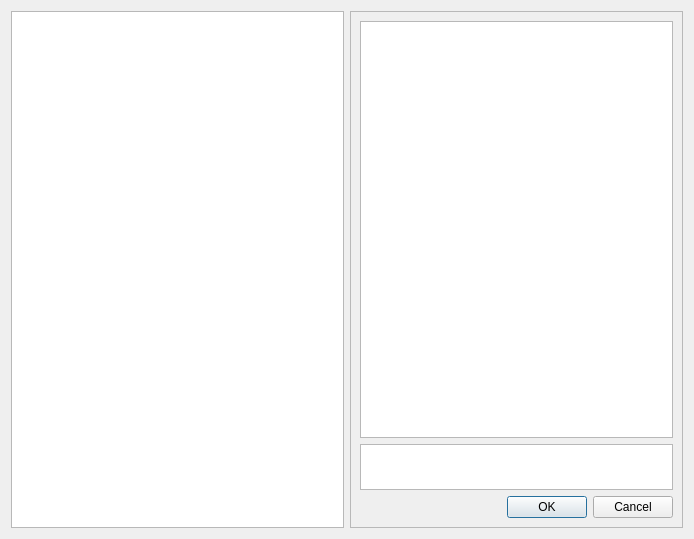
<?xml version="1.0" encoding="UTF-8"?>
<ui version="4.0">
 <class>AdminWindow</class>
 <widget class="QWidget" name="AdminWindow">
  <property name="geometry">
   <rect>
    <x>0</x>
    <y>0</y>
    <width>694</width>
    <height>539</height>
   </rect>
  </property>
  <property name="sizePolicy">
   <sizepolicy hsizetype="Preferred" vsizetype="MinimumExpanding">
    <horstretch>0</horstretch>
    <verstretch>0</verstretch>
   </sizepolicy>
  </property>
  <property name="windowTitle">
   <string>Administration</string>
  </property>
  <layout class="QVBoxLayout" name="verticalLayout_2">
   <item>
    <layout class="QHBoxLayout" name="horizontalLayout_2">
     <item>
      <widget class="QListView" name="listViewProblems">
       <property name="sizePolicy">
        <sizepolicy hsizetype="Expanding" vsizetype="Expanding">
         <horstretch>0</horstretch>
         <verstretch>0</verstretch>
        </sizepolicy>
       </property>
      </widget>
     </item>
     <item>
      <widget class="QScrollArea" name="scrollArea">
       <property name="sizePolicy">
        <sizepolicy hsizetype="MinimumExpanding" vsizetype="Expanding">
         <horstretch>0</horstretch>
         <verstretch>0</verstretch>
        </sizepolicy>
       </property>
       <property name="horizontalScrollBarPolicy">
        <enum>Qt::ScrollBarAlwaysOff</enum>
       </property>
       <property name="widgetResizable">
        <bool>true</bool>
       </property>
       <widget class="QWidget" name="scrollAreaWidgetContents">
        <property name="geometry">
         <rect>
          <x>0</x>
          <y>0</y>
          <width>332</width>
          <height>517</height>
         </rect>
        </property>
        <layout class="QVBoxLayout" name="verticalLayout">
         <item>
          <widget class="QPlainTextEdit" name="textEditProblem">
           <property name="sizePolicy">
            <sizepolicy hsizetype="Expanding" vsizetype="MinimumExpanding">
             <horstretch>0</horstretch>
             <verstretch>9</verstretch>
            </sizepolicy>
           </property>
           <property name="minimumSize">
            <size>
             <width>0</width>
             <height>30</height>
            </size>
           </property>
           <property name="verticalScrollBarPolicy">
            <enum>Qt::ScrollBarAsNeeded</enum>
           </property>
           <property name="horizontalScrollBarPolicy">
            <enum>Qt::ScrollBarAlwaysOff</enum>
           </property>
           <property name="sizeAdjustPolicy">
            <enum>QAbstractScrollArea::AdjustToContents</enum>
           </property>
          </widget>
         </item>
         <item>
          <widget class="QPlainTextEdit" name="textEditAnswer">
           <property name="sizePolicy">
            <sizepolicy hsizetype="Expanding" vsizetype="MinimumExpanding">
             <horstretch>0</horstretch>
             <verstretch>1</verstretch>
            </sizepolicy>
           </property>
           <property name="minimumSize">
            <size>
             <width>0</width>
             <height>30</height>
            </size>
           </property>
          </widget>
         </item>
         <item>
          <widget class="QDialogButtonBox" name="buttonBox">
           <property name="standardButtons">
            <set>QDialogButtonBox::Cancel|QDialogButtonBox::Ok</set>
           </property>
          </widget>
         </item>
        </layout>
       </widget>
      </widget>
     </item>
    </layout>
   </item>
  </layout>
 </widget>
 <resources/>
 <connections/>
</ui>
